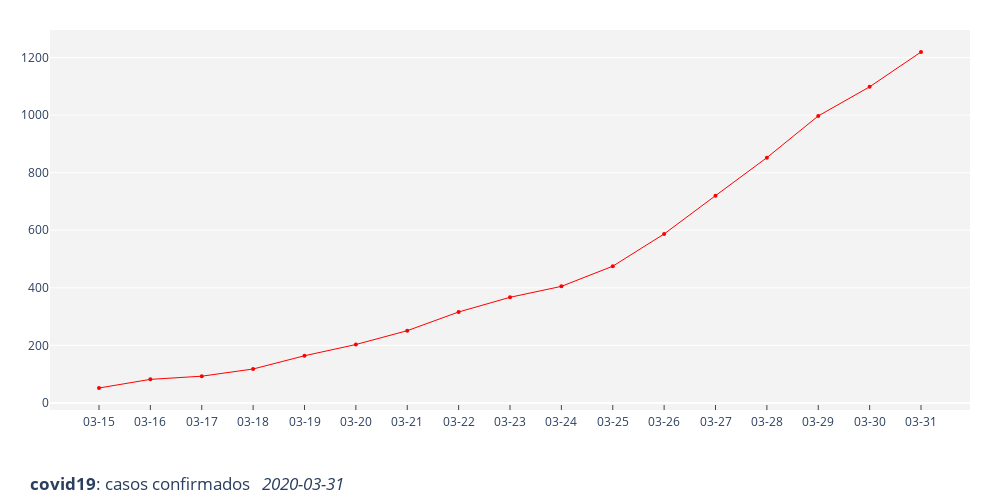

Notebook code cell kept with this figure:
### Code cell
fig = go.Figure()

fig.add_trace(go.Scatter(
        x=df2['fecha_caso_nuevo'],
        y=df2['count_cumulativo'],
        mode='lines+markers',
        marker=dict(color='rgb(255, 0, 0)',
                    size=4),
        line=dict(width=1)))

fig.update_layout(title={'text': '<b>covid19</b>: casos confirmados   <i>{}</i>'.format(recent_day),
                         'x': 0.03,
                         'y': 0.02},
                  width=1000,
                  height=500,
                  margin={"r":30,"t":30,"l":50,"b":90},
                  autosize=False,
                  plot_bgcolor='rgb(243, 243, 243)',
                  xaxis=dict(showline=True,
                             showgrid=False,
                             linewidth=2,
                             type='date',
                             autorange=True,
                             dtick='2000-01-01',
                             tickformat='%m-%d',
                             ticks='inside',
                             ticklen=5),
                  yaxis=dict(autorange=True)
                 )
fig.write_html(html)
fig.show()

### Figure 1 — Plotly figure (JSON) as saved in the notebook; plotly's stock layout.template omitted (floating-point values rounded to 4 significant figures)
{"data": [{"line": {"width": 1}, "marker": {"color": "rgb(255, 0, 0)", "size": 4}, "mode": "lines+markers", "type": "scatter", "x": ["2020-03-15T00:00:00", "2020-03-16T00:00:00", "2020-03-17T00:00:00", "2020-03-18T00:00:00", "2020-03-19T00:00:00", "2020-03-20T00:00:00", "2020-03-21T00:00:00", "2020-03-22T00:00:00", "2020-03-23T00:00:00", "2020-03-24T00:00:00", "2020-03-25T00:00:00", "2020-03-26T00:00:00", "2020-03-27T00:00:00", "2020-03-28T00:00:00", "2020-03-29T00:00:00", "2020-03-30T00:00:00", "2020-03-31T00:00:00"], "y": [52, 82, 93, 118, 164, 203, 251, 316, 367, 405, 475, 587, 720, 852, 997, 1098, 1219]}], "layout": {"autosize": false, "height": 500, "margin": {"b": 90, "l": 50, "r": 30, "t": 30}, "plot_bgcolor": "rgb(243, 243, 243)", "title": {"text": "<b>covid19</b>: casos confirmados   <i>2020-03-31</i>", "x": 0.03, "y": 0.02}, "width": 1000, "xaxis": {"autorange": true, "dtick": "2000-01-01", "linewidth": 2, "range": ["2020-03-14 01:06:34.1606", "2020-03-31 22:53:25.8394"], "showgrid": false, "showline": true, "tickformat": "%m-%d", "ticklen": 5, "ticks": "inside", "type": "date"}, "yaxis": {"autorange": true, "range": [-24.41, 1295.0], "type": "linear"}}}
